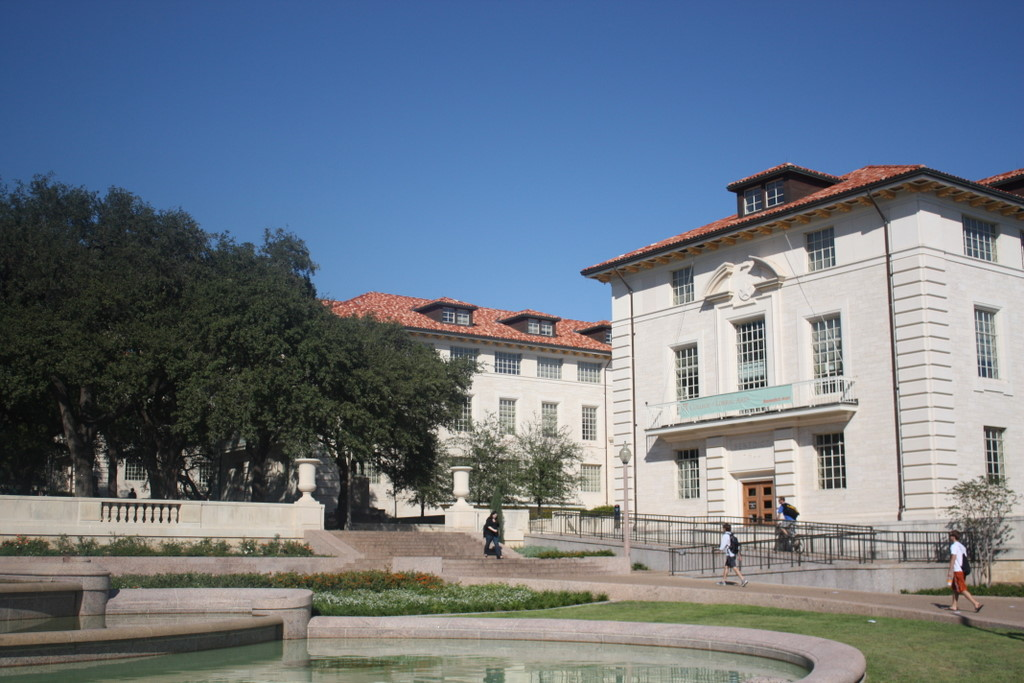
#> input picture assignment02/image-stitch/uttower_right.jpg, 1024 x 683 px
$ python image-stitch.py
#> lines starting #> are read from the running program, lines starting #| are printed output that depends on the picture
import numpy as np
import cv2


def last_right_pixel_x(img):
    h, w = img.shape
    for j in reversed(range(w)):
        for i in range(h):
            if img[i, j] != 0:
                return j


def first_left_pixel_x(img):
    h, w = img.shape
    for j in range(w):
        for i in range(h):
            if img[i, j] != 0:
                return j


def optimize_seam(left, right, dst):
    cols = last_right_pixel_x(left)  # left_img right border
    o_l = first_left_pixel_x(right)  # right_img left border
    o_w = cols - o_l
    for i in range(left.shape[0]):
        for j in range(o_l, cols):
            if right[i, j] == 0:
                alpha = 1
            elif left[i, j] == 0:
                alpha = 0
            else:
                alpha = (o_w - (j - o_l)) / o_w
            dst[i, j] = left[i, j] * alpha + right[i, j] * (1 - alpha)
    return dst


img1 = cv2.imread('uttower_right.jpg', 0)  # queryImage
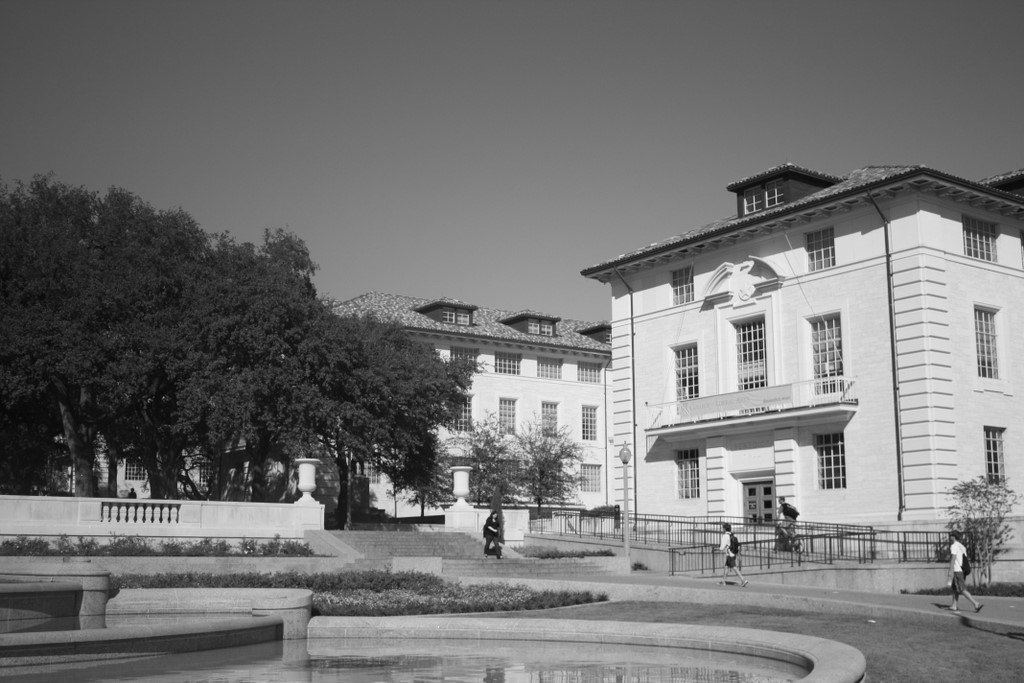
#> img1: shape (683, 1024); min 3, max 255, mean 117
img2 = cv2.imread('large2_uttower_left.jpg', 0)  # trainImage
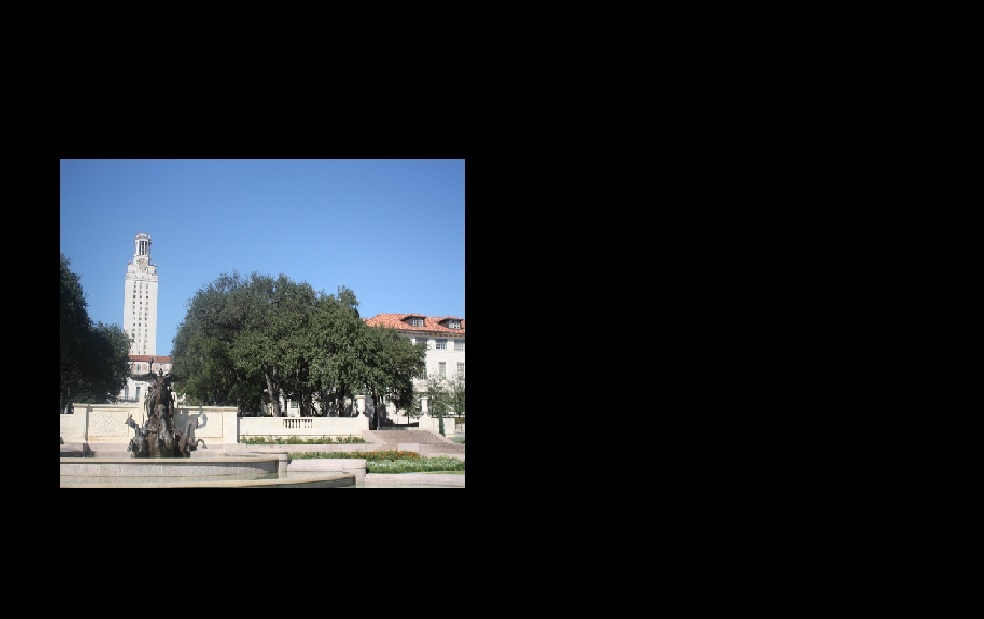
#> input picture assignment02/image-stitch/large2_uttower_left.jpg, 984 x 619 px
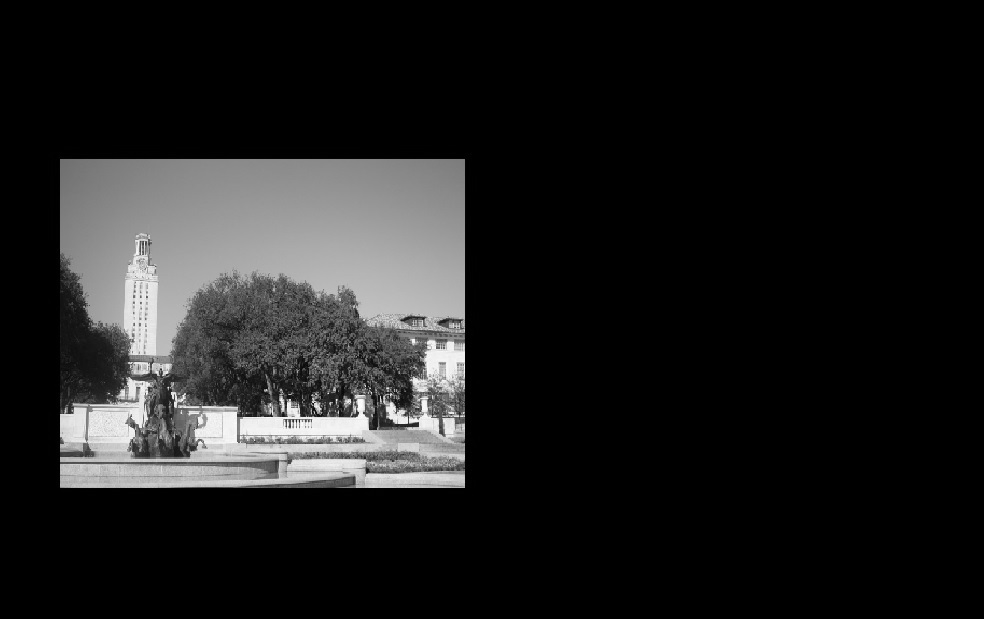
#> img2: shape (619, 984); min 0, max 255, mean 30

detector = cv2.AKAZE_create()

# find the keypoints and descriptors with SIFT
kp1, des1 = detector.detectAndCompute(img1, None)
#> kp1 = 2237 keypoints; strongest (x, y, size): (957, 548, 8.1), (439, 520, 8.1), (792, 513, 8.1), (444, 354, 8.1)
kp2, des2 = detector.detectAndCompute(img2, None)
#> kp2 = 816 keypoints; strongest (x, y, size): (457, 479, 11.4), (445, 363, 32.3), (446, 360, 22.8), (379, 421, 16.1)

# create BFMatcher object
bf = cv2.BFMatcher(cv2.NORM_HAMMING, crossCheck=True)

# Match descriptors.
matches = bf.match(des1, des2)
#> matches = 369 matches

# Sort them in the order of their distance.
matches = sorted(matches, key=lambda x: x.distance)

src_pts = np.float32([kp1[matches[m].queryIdx].pt for m in range(0, 20)]).reshape(-1, 1, 2)
#> src_pts = 20 rows, first 8: [451.7, 417.5], [279.5, 490.4], [215.1, 487.3], [461.9, 400.7], [475.5, 412.8], [119.1, 200], [290.7, 252.2], [328.2, 287.6]
dst_pts = np.float32([kp2[matches[m].trainIdx].pt for m in range(0, 20)]).reshape(-1, 1, 2)
#> dst_pts = 20 rows, first 8: [419.8, 373], [348.7, 411.4], [324.2, 412.5], [421.1, 364.3], [429.2, 369.8], [282.3, 280.1], [347.9, 296.9], [366.9, 314.4]

cv2.imshow('half', img1)
cv2.imshow('long', img2)

t_m, _ = cv2.findHomography(src_pts, dst_pts, cv2.RANSAC)
#> t_m = [[0.298, 0.0151, 234.4], [-0.0981, 0.437, 196.1], [-0.000202, -2.79e-05, 1]]
warped_img = cv2.warpPerspective(img1, t_m, list(reversed(img2.shape)))
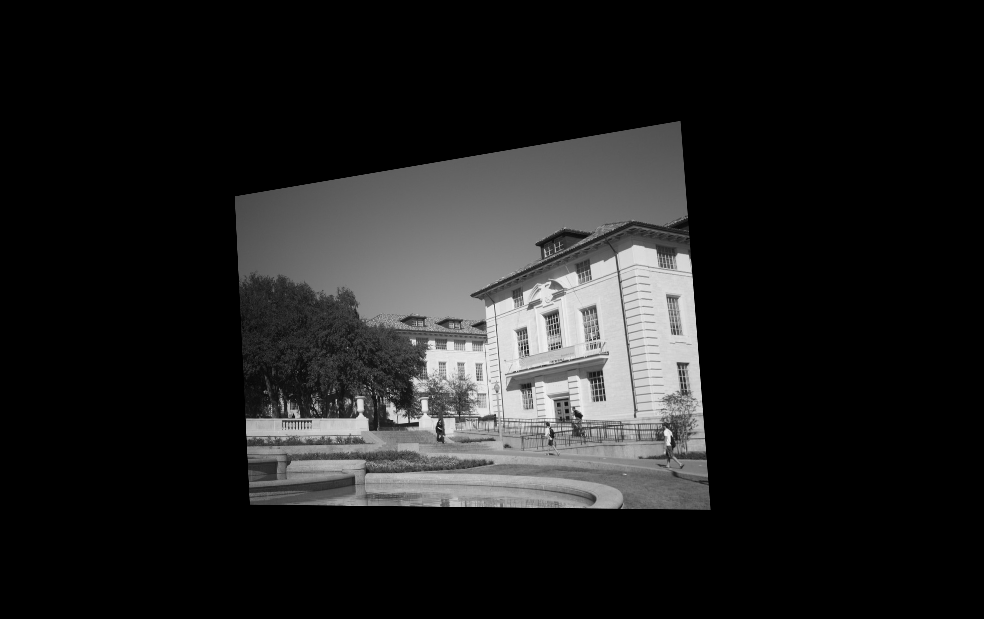
#> warped_img: shape (619, 984); min 0, max 241, mean 31.9
cv2.imshow('warped image', warped_img)
cv2.imwrite("warped.jpg", warped_img)

tmp = cv2.bitwise_or(img2, warped_img)
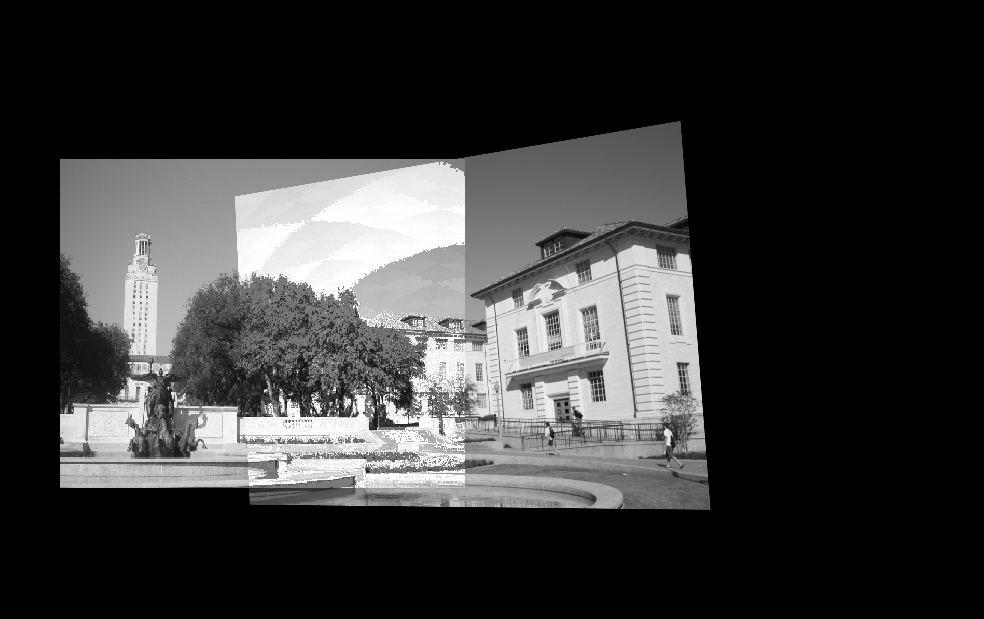
#> tmp: shape (619, 984); min 0, max 255, mean 55.2
merged_img = optimize_seam(img2, warped_img, tmp)
#> in optimize_seam, `cols = last_right_pixel_x(left)`: cols = 479
#> in optimize_seam, `o_l = first_left_pixel_x(right)`: o_l = 235
#> in optimize_seam, `o_w = cols - o_l`: o_w = 244
#> after the loop in optimize_seam, `for i in range(left.shape[0]):`:
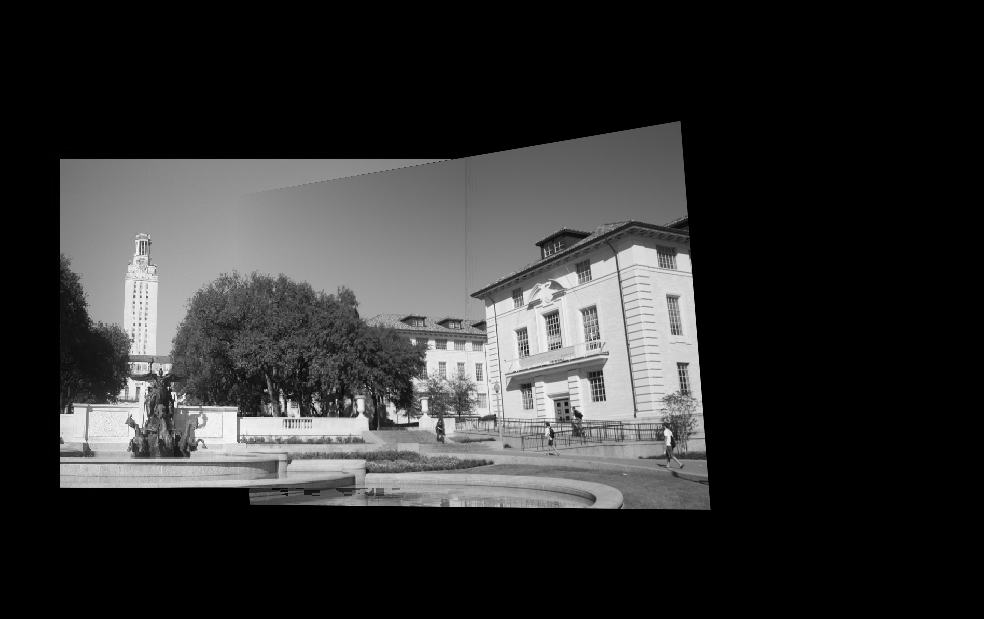
#> dst: shape (619, 984); min 0, max 252, mean 48.5
cv2.imshow("merged image", merged_img)
cv2.imwrite("merged.jpg", merged_img)

cv2.waitKey(0)
cv2.destroyAllWindows()
